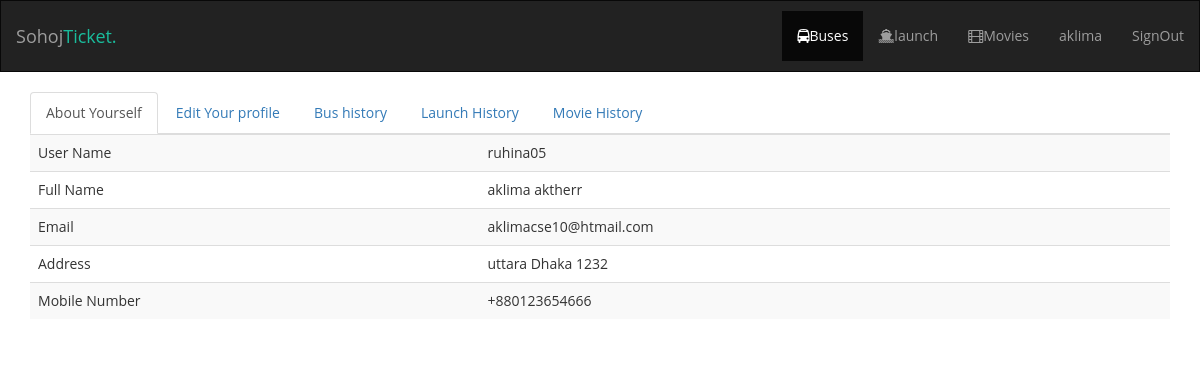
/profile.php (signed in), run on the app's committed database.
### tables this page shows
CREATE TABLE `users` (
  `user_id` int(10) NOT NULL,
  `user_name` varchar(32) NOT NULL,
  `password` varchar(50) NOT NULL,
  `email` varchar(32) DEFAULT NULL,
  `first_name` varchar(32) DEFAULT NULL,
  `last_name` varchar(32) DEFAULT NULL,
  `address` varchar(32) DEFAULT NULL,
  `mobile_number` varchar(10) DEFAULT NULL,
  `rid` int(10) NOT NULL DEFAULT '3',
  `sid` varchar(50) NOT NULL DEFAULT '0',
  `login_time` varchar(32) NOT NULL,
  `logout_time` varchar(32) NOT NULL
);

### include/config.php (called while the page is built, shortened)
<?php
$config=array();
$config['base_url']='http://localhost/project-1';
$config=(object)$config;
 ?>

### profile.php (the view, shortened to what this page needs)
<?php
	include 'include/config.php';
	$path = $config->base_url.'/homepage.php';
	$signout = $config->base_url.'/functions/logout.php';
	$signuser = $config->base_url.'/profile.php';
	$bus = $config->base_url.'/bus/bus.php';
	$launch = $config->base_url.'/launch/launch.php';
	$movie = $config->base_url.'/movies/movie.php';
?>
<!DOCTYPE html>
<html>
  <head>
    <link href="css/bootstrap.min.css" rel="stylesheet">
    <link rel="stylesheet" href="css/font-awesome.min.css">
    <link rel="stylesheet" href="css/style.css">
    <link rel="stylesheet" href="style.css">
    <link rel="stylesheet" href="bower_components/eonasdan-bootstrap-datetimepicker/build/css/bootstrap-datetimepicker.min.css" />
  </head>
  <body>
  	<nav class="navbar navbar-default navbar-inverse">
  		<div class="container-fluid">
    		<div class="navbar-header">
      			<a class="navbar-brand" href="<?php echo $path ?>">Sohoj<span class="text-green">Ticket.</span></a>
    		</div>
    		<ul class="nav navbar-nav navbar-right">
    			<li class="active"><a href="<?php echo $bus ?>"><i class="fa fa-bus"></i>Buses</a></li>
    			<li><a href="<?php echo $launch; ?>" target="_"><i class="fa fa-ship"></i>launch</a></li>
    			<li><a href="<?php echo $movie ?>"><i class="fa fa-film"></i>Movies</a></li>
          <li><a href="<?php echo $signuser ?> "><?php echo $_SESSION['first_name']." ".$_SESSION['last_name'] ?></a></li>
          <li><a href="<?php echo $signout ?>">SignOut</a></li>
    		</ul>
  		</div>
	</nav>
  <header>
    <div class="container">
      <div class="row">
        <div class="col-md-12 profile-container">
          <ul class="nav nav-tabs">
            <li class="active"><a href="#profile" data-toggle="tab">About Yourself</a></li>
            <li><a href="#edit-profile" data-toggle="tab">Edit Your profile</a></li>
            <li><a href="#bus-history" data-toggle="tab">Bus history</a></li>
            <li><a href="#launch-history" data-toggle="tab">Launch History</a></li>
            <li><a href="#movie-history" data-toggle="tab">Movie History</a></li>
          </ul>
          <div class="tab-content">
            <div class="tab-pane active" id="profile">
              <?php include 'include/config.php';
              $query = "SELECT * FROM users where user_id=".$_SESSION['user_id'];
              $result=mysqli_query($con, $query);
              $row=mysqli_fetch_array($result);
              ?>
              <table class="table table-striped">
                <tbody>
                  <tr>
                    <td>User Name</td>
                    <td><?php echo $row['user_name'] ?></td>
                  </tr>
                  <tr>
                    <td>Full Name</td>
                    <td><?php echo $row ['first_name']." ".$row['last_name'] ?></td>
                  </tr>
                  <tr>
                    <td>Email</td>
                    <td><?php echo $row['email'] ?></td>
                  </tr>
                  <tr>
                    <td>Address</td>
                    <td><?php echo $row['address'] ?></td>
                  </tr>
                  <tr>
                    <td>Mobile Number</td>
                    <td><?php echo "+880".$row['mobile_number'] ?></td>
                  </tr>
                </tbody>
              </table>
            </div>
          </div>
        </div>
      </div>
    </div>
  </header>
  </body>
</html>

### css/style.css (style rules this page uses)
body { font-family: 'Open Sans', sans-serif; }
.text-green { color: #1abc9c; }
.navbar { padding: 10px 0px; border-radius: 0px; }

### style.css (style rules this page uses)
body, html { height: 100%; background-repeat: no-repeat; background-image: linear-gradient(rgb(104, 145, 162), rgb(12, 97, 33)); }
body { font-family: 'Open Sans', sans-serif; }
.navbar { border-radius: 0px; }
.text-green { color: #1abc9c; }

### profile.php (style rules this page uses)
body { background-image: none; }

### data on the page
users: user_name "ruhina05", first_name "aklima", last_name "aktherr", email "aklimacse10@htmail.com", address "uttara Dhaka 1232", mobile_number "123654666"

### other printed values
$_SESSION['first_name'] "aklima"
